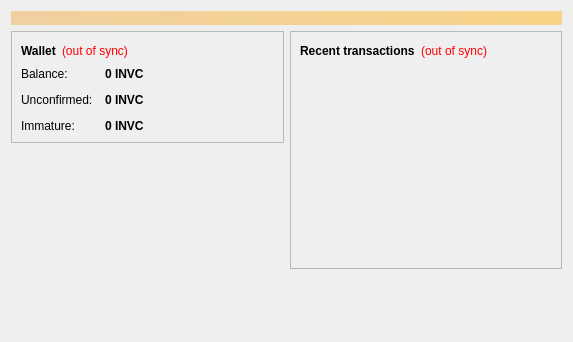
<?xml version="1.0" encoding="UTF-8"?>
<ui version="4.0">
 <class>OverviewPage</class>
 <widget class="QWidget" name="OverviewPage">
  <property name="geometry">
   <rect>
    <x>0</x>
    <y>0</y>
    <width>573</width>
    <height>342</height>
   </rect>
  </property>
  <property name="windowTitle">
   <string>Form</string>
  </property>
  <layout class="QVBoxLayout" name="topLayout">
   <item>
    <widget class="QLabel" name="labelAlerts">
     <property name="visible">
      <bool>false</bool>
     </property>
     <property name="styleSheet">
      <string notr="true">background-color: qlineargradient(x1: 0, y1: 0, x2: 1, y2: 0, stop:0 #F0D0A0, stop:1 #F8D488); color:#000000;</string>
     </property>
     <property name="wordWrap">
      <bool>true</bool>
     </property>
     <property name="margin">
      <number>3</number>
     </property>
    </widget>
   </item>
   <item>
    <layout class="QHBoxLayout" name="horizontalLayout" stretch="1,1">
     <item>
      <layout class="QVBoxLayout" name="verticalLayout_2">
       <item>
        <widget class="QFrame" name="frame">
         <property name="frameShape">
          <enum>QFrame::StyledPanel</enum>
         </property>
         <property name="frameShadow">
          <enum>QFrame::Raised</enum>
         </property>
         <layout class="QVBoxLayout" name="verticalLayout_4">
          <item>
           <layout class="QHBoxLayout" name="horizontalLayout_4">
            <item>
             <widget class="QLabel" name="label_5">
              <property name="font">
               <font>
                <weight>75</weight>
                <bold>true</bold>
               </font>
              </property>
              <property name="text">
               <string>Wallet</string>
              </property>
             </widget>
            </item>
            <item>
             <widget class="QLabel" name="labelWalletStatus">
              <property name="toolTip">
               <string>The displayed information may be out of date. Your wallet automatically synchronizes with the Investcoin network after a connection is established, but this process has not completed yet.</string>
              </property>
              <property name="styleSheet">
               <string notr="true">QLabel { color: red; }</string>
              </property>
              <property name="text">
               <string notr="true">(out of sync)</string>
              </property>
              <property name="alignment">
               <set>Qt::AlignLeading|Qt::AlignLeft|Qt::AlignVCenter</set>
              </property>
             </widget>
            </item>
            <item>
             <spacer name="horizontalSpacer_2">
              <property name="orientation">
               <enum>Qt::Horizontal</enum>
              </property>
              <property name="sizeHint" stdset="0">
               <size>
                <width>40</width>
                <height>20</height>
               </size>
              </property>
             </spacer>
            </item>
           </layout>
          </item>
          <item>
           <layout class="QFormLayout" name="formLayout_2">
            <property name="fieldGrowthPolicy">
             <enum>QFormLayout::AllNonFixedFieldsGrow</enum>
            </property>
            <property name="horizontalSpacing">
             <number>12</number>
            </property>
            <property name="verticalSpacing">
             <number>12</number>
            </property>
            <item row="0" column="0">
             <widget class="QLabel" name="label">
              <property name="text">
               <string>Balance:</string>
              </property>
             </widget>
            </item>
            <item row="0" column="1">
             <widget class="QLabel" name="labelBalance">
              <property name="font">
               <font>
                <weight>75</weight>
                <bold>true</bold>
               </font>
              </property>
              <property name="cursor">
               <cursorShape>IBeamCursor</cursorShape>
              </property>
              <property name="toolTip">
               <string>Your current balance</string>
              </property>
              <property name="text">
               <string notr="true">0 INVC</string>
              </property>
              <property name="textInteractionFlags">
               <set>Qt::LinksAccessibleByMouse|Qt::TextSelectableByKeyboard|Qt::TextSelectableByMouse</set>
              </property>
             </widget>
            </item>
            <item row="1" column="0">
             <widget class="QLabel" name="label_3">
              <property name="text">
               <string>Unconfirmed:</string>
              </property>
             </widget>
            </item>
            <item row="1" column="1">
             <widget class="QLabel" name="labelUnconfirmed">
              <property name="font">
               <font>
                <weight>75</weight>
                <bold>true</bold>
               </font>
              </property>
              <property name="cursor">
               <cursorShape>IBeamCursor</cursorShape>
              </property>
              <property name="toolTip">
               <string>Total of transactions that have yet to be confirmed, and do not yet count toward the current balance</string>
              </property>
              <property name="text">
               <string notr="true">0 INVC</string>
              </property>
              <property name="textInteractionFlags">
               <set>Qt::LinksAccessibleByMouse|Qt::TextSelectableByKeyboard|Qt::TextSelectableByMouse</set>
              </property>
             </widget>
            </item>
            <item row="2" column="0">
             <widget class="QLabel" name="labelImmatureText">
              <property name="text">
               <string>Immature:</string>
              </property>
             </widget>
            </item>
            <item row="2" column="1">
             <widget class="QLabel" name="labelImmature">
              <property name="font">
               <font>
                <weight>75</weight>
                <bold>true</bold>
               </font>
              </property>
              <property name="toolTip">
               <string>Mined balance that has not yet matured</string>
              </property>
              <property name="text">
               <string notr="true">0 INVC</string>
              </property>
              <property name="textInteractionFlags">
               <set>Qt::LinksAccessibleByMouse|Qt::TextSelectableByKeyboard|Qt::TextSelectableByMouse</set>
              </property>
             </widget>
            </item>
           </layout>
          </item>
         </layout>
        </widget>
       </item>
       <item>
        <spacer name="verticalSpacer">
         <property name="orientation">
          <enum>Qt::Vertical</enum>
         </property>
         <property name="sizeHint" stdset="0">
          <size>
           <width>20</width>
           <height>40</height>
          </size>
         </property>
        </spacer>
       </item>
      </layout>
     </item>
     <item>
      <layout class="QVBoxLayout" name="verticalLayout_3">
       <item>
        <widget class="QFrame" name="frame_2">
         <property name="frameShape">
          <enum>QFrame::StyledPanel</enum>
         </property>
         <property name="frameShadow">
          <enum>QFrame::Raised</enum>
         </property>
         <layout class="QVBoxLayout" name="verticalLayout">
          <item>
           <layout class="QHBoxLayout" name="horizontalLayout_2">
            <item>
             <widget class="QLabel" name="label_4">
              <property name="text">
               <string>&lt;b&gt;Recent transactions&lt;/b&gt;</string>
              </property>
             </widget>
            </item>
            <item>
             <widget class="QLabel" name="labelTransactionsStatus">
              <property name="toolTip">
               <string>The displayed information may be out of date. Your wallet automatically synchronizes with the Investcoin network after a connection is established, but this process has not completed yet.</string>
              </property>
              <property name="styleSheet">
               <string notr="true">QLabel { color: red; }</string>
              </property>
              <property name="text">
               <string notr="true">(out of sync)</string>
              </property>
              <property name="alignment">
               <set>Qt::AlignRight|Qt::AlignTrailing|Qt::AlignVCenter</set>
              </property>
             </widget>
            </item>
            <item>
             <spacer name="horizontalSpacer">
              <property name="orientation">
               <enum>Qt::Horizontal</enum>
              </property>
              <property name="sizeHint" stdset="0">
               <size>
                <width>40</width>
                <height>20</height>
               </size>
              </property>
             </spacer>
            </item>
           </layout>
          </item>
          <item>
           <widget class="QListView" name="listTransactions">
            <property name="styleSheet">
             <string notr="true">QListView { background: transparent; }</string>
            </property>
            <property name="frameShape">
             <enum>QFrame::NoFrame</enum>
            </property>
            <property name="verticalScrollBarPolicy">
             <enum>Qt::ScrollBarAlwaysOff</enum>
            </property>
            <property name="horizontalScrollBarPolicy">
             <enum>Qt::ScrollBarAlwaysOff</enum>
            </property>
            <property name="selectionMode">
             <enum>QAbstractItemView::NoSelection</enum>
            </property>
           </widget>
          </item>
         </layout>
        </widget>
       </item>
       <item>
        <spacer name="verticalSpacer_2">
         <property name="orientation">
          <enum>Qt::Vertical</enum>
         </property>
         <property name="sizeHint" stdset="0">
          <size>
           <width>20</width>
           <height>40</height>
          </size>
         </property>
        </spacer>
       </item>
      </layout>
     </item>
    </layout>
   </item>
  </layout>
 </widget>
 <resources/>
 <connections/>
</ui>
